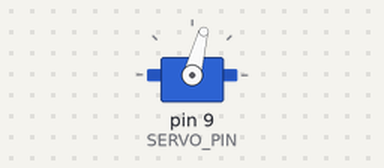
A sketch run on a simulated Arduino Uno, built with avr-gcc and run on an emulated ATmega328P. Shown: servo.

Above: at 0.05 s.
At 2.0 s:
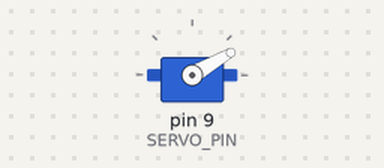
At 4.0 s:
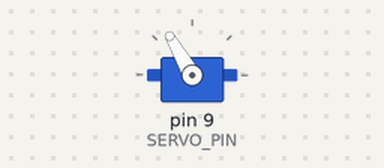
Timing chart, 0 to 5.2 s (numbered marks = the images above):
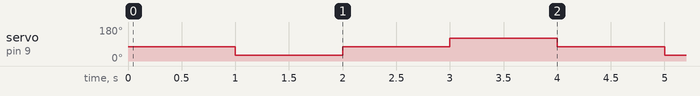

The sketch:

steeringCalibration.pdf.ino
```cpp
#include <Servo.h>
Servo head;
#define SERVO_PIN 9
#define FRONT 75

int RIGHT=FRONT+45;
int LEFT=FRONT-45;

void setup() {
  head.attach(SERVO_PIN);
}

void loop() {
  // put your setup code here, to run once:
  head.write(FRONT);
  delay(1000);
  head.write(LEFT);
  delay(1000);
  head.write(FRONT);
  delay(1000);
  head.write(RIGHT);
  delay(1000);
}
```

Measured:
- by itself, servo on pin 9 (SERVO_PIN): repeats every 4.0 s: 75° 1.0 s, 120° 1.0 s, 75° 1.0 s, 30° 1.0 s
